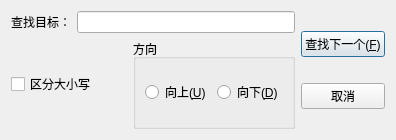
<?xml version="1.0" encoding="UTF-8"?>
<ui version="4.0">
 <class>SearchDialog</class>
 <widget class="QDialog" name="SearchDialog">
  <property name="geometry">
   <rect>
    <x>0</x>
    <y>0</y>
    <width>396</width>
    <height>140</height>
   </rect>
  </property>
  <property name="windowTitle">
   <string>Dialog</string>
  </property>
  <layout class="QHBoxLayout" name="horizontalLayout_4">
   <item>
    <layout class="QVBoxLayout" name="verticalLayout_2">
     <item>
      <layout class="QHBoxLayout" name="horizontalLayout">
       <item>
        <widget class="QLabel" name="label">
         <property name="text">
          <string>查找目标：</string>
         </property>
        </widget>
       </item>
       <item>
        <widget class="QLineEdit" name="searchText"/>
       </item>
      </layout>
     </item>
     <item>
      <layout class="QHBoxLayout" name="horizontalLayout_3">
       <item>
        <widget class="QCheckBox" name="cbCaseSensitive">
         <property name="text">
          <string>区分大小写</string>
         </property>
        </widget>
       </item>
       <item>
        <widget class="QGroupBox" name="groupBox">
         <property name="title">
          <string>方向</string>
         </property>
         <layout class="QHBoxLayout" name="horizontalLayout_2">
          <item>
           <widget class="QRadioButton" name="rbUp">
            <property name="text">
             <string>向上(&amp;U)</string>
            </property>
           </widget>
          </item>
          <item>
           <widget class="QRadioButton" name="rbDown">
            <property name="text">
             <string>向下(&amp;D)</string>
            </property>
           </widget>
          </item>
         </layout>
        </widget>
       </item>
      </layout>
     </item>
    </layout>
   </item>
   <item>
    <layout class="QVBoxLayout" name="verticalLayout">
     <item>
      <widget class="QPushButton" name="btFindNext">
       <property name="text">
        <string>查找下一个(&amp;F)</string>
       </property>
      </widget>
     </item>
     <item>
      <widget class="QPushButton" name="btCancel">
       <property name="text">
        <string>取消</string>
       </property>
      </widget>
     </item>
    </layout>
   </item>
  </layout>
 </widget>
 <resources/>
 <connections/>
</ui>
